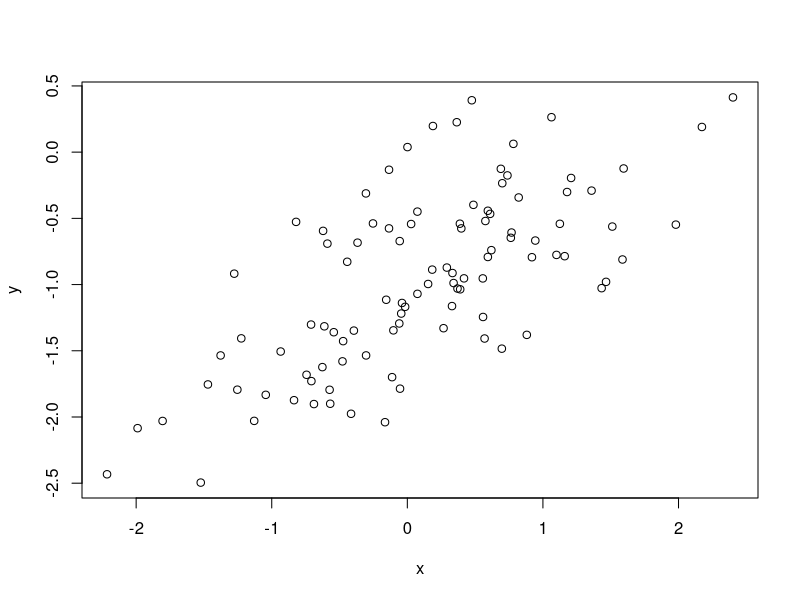
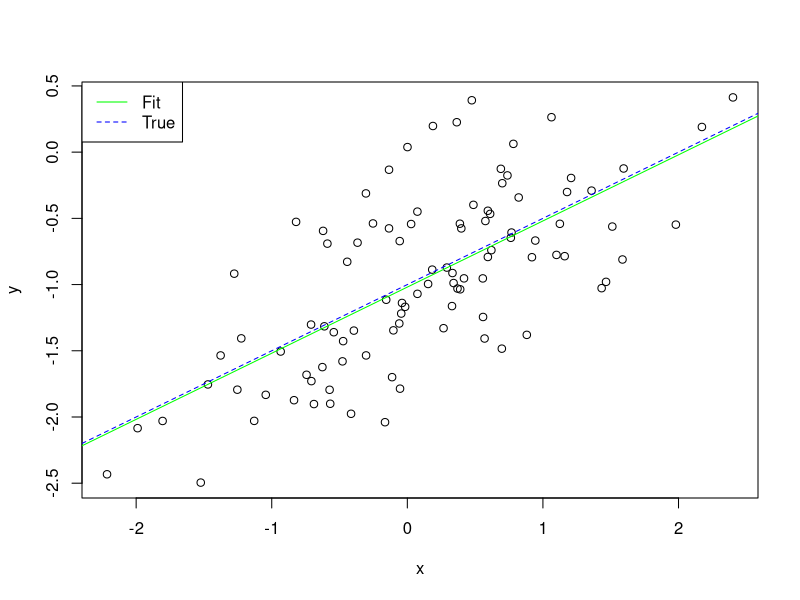
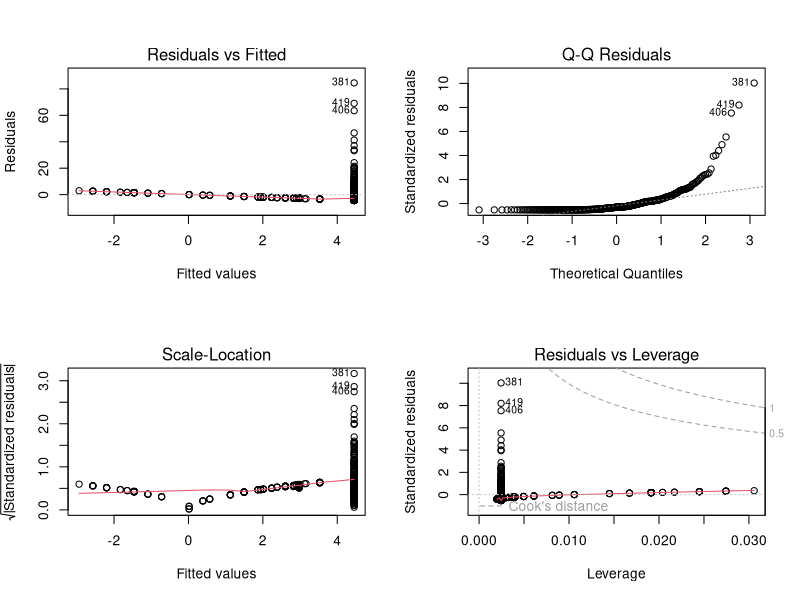
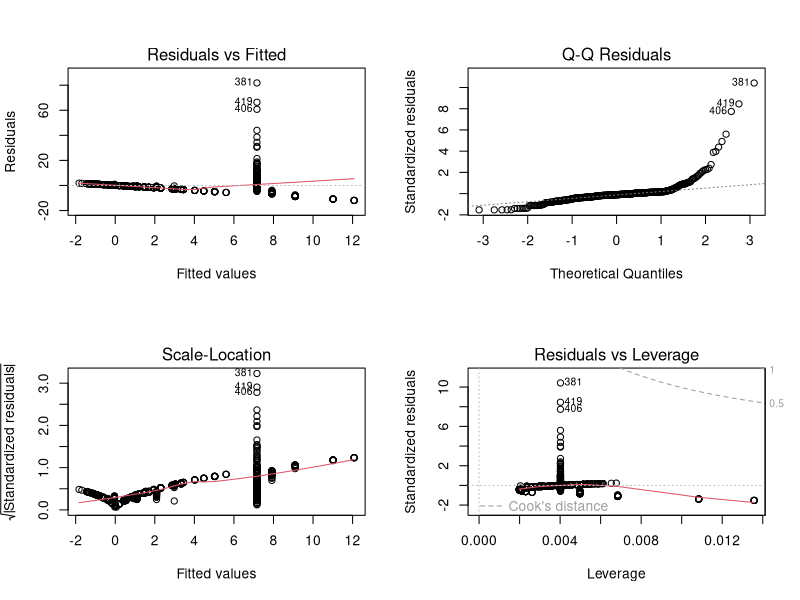
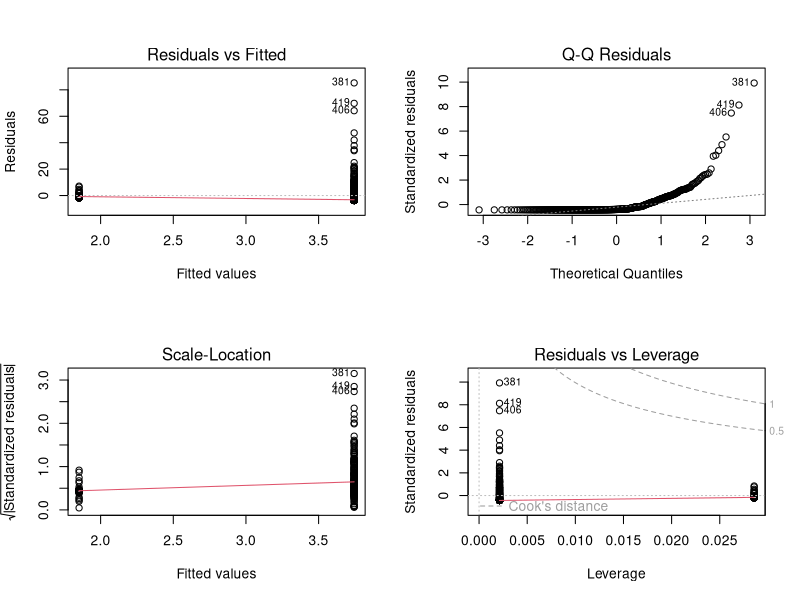
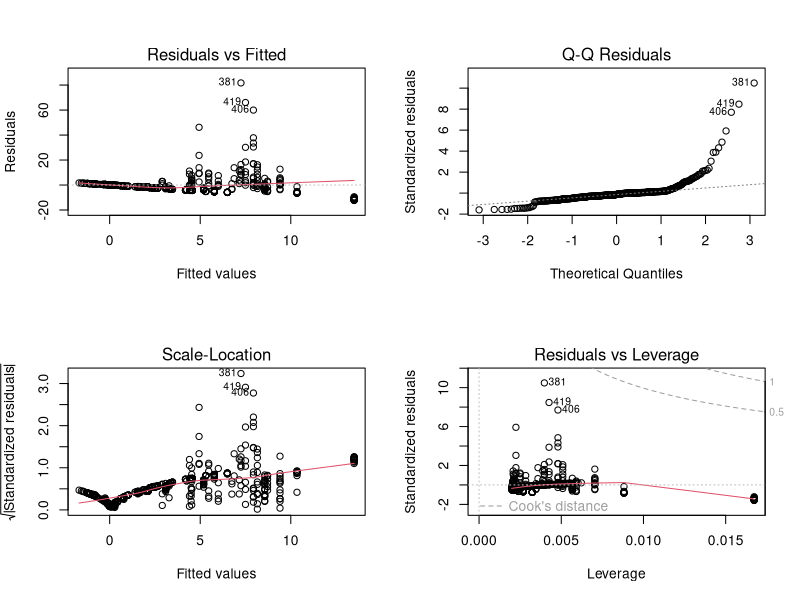
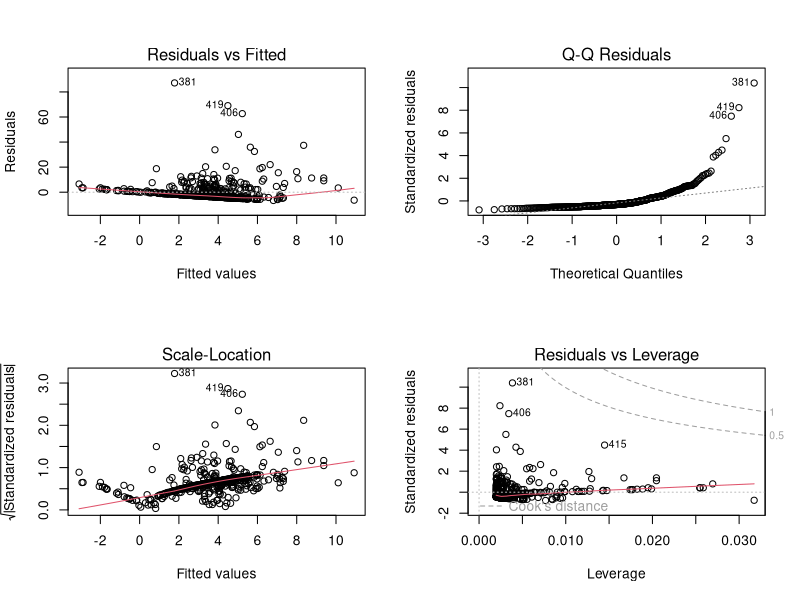
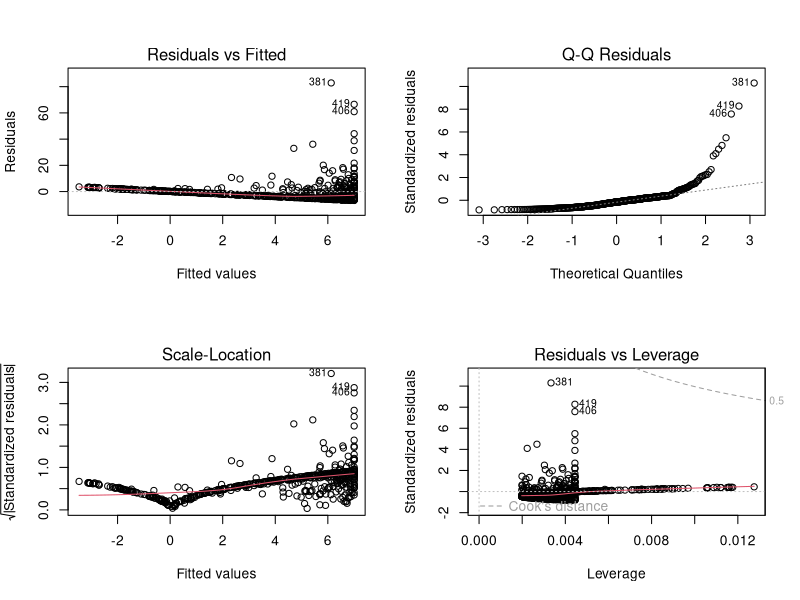

Write R code to recreate these figures, in order.
## ---- chunk 1
set.seed(1)
x=rnorm(100,mean = 0,sd=1)
x

## ---- chunk 2
eps=rnorm(100,0,sqrt(0.25))
eps
## ---- chunk 3
y =-1+0.5*x+eps
length(y)
## ---- chunk 4
plot(x,y)
## ---- chunk 5
Fit=lm(y~x)
Fit
summary(Fit)
## ---- chunk 6
plot(x,y)                                                                                         
abline(Fit,col="green",lty=1)
abline(-1,0.5,col="blue",lty=2)
legend("topleft",c("Fit","True"),
       col=c("green","blue"),lty=c(1,2))

## ---- chunk 7
library(MASS)

## ---- chunk 8
attach(Boston)
fit1 =lm(crim ~ zn)
fit1
summary(fit1)

## ---- chunk 9
par(mfrow=c(2,2))
plot(fit1)
## ---- chunk 10
fit2 =lm(crim ~ indus)
fit2
summary(fit2)
## ---- chunk 11
par(mfrow=c(2,2))
plot(fit2)
## ---- chunk 12
fit3 =lm(crim ~ chas)
fit3
summary(fit3)
## ---- chunk 13
par(mfrow=c(2,2))
plot(fit3)
## ---- chunk 14
fit4 =lm(crim ~ nox)
fit4
summary(fit4)
## ---- chunk 15
par(mfrow=c(2,2))
plot(fit4)
## ---- chunk 16
fit5 =lm(crim ~ rm)
fit5
summary(fit5)
## ---- chunk 17
par(mfrow=c(2,2))
plot(fit5)
## ---- chunk 18
fit6 =lm(crim ~ age)
fit6
summary(fit6)
## ---- chunk 19
par(mfrow=c(2,2))
plot(fit6)
## ---- chunk 20
fit7 =lm(crim ~ dis)
fit7
summary(fit7)
## ---- chunk 21
par(mfrow=c(2,2))
plot(fit7)
## ---- chunk 22
fit8 =lm(crim ~ rad)
fit8
summary(fit8)
## ---- chunk 23
par(mfrow=c(2,2))
plot(fit8)
## ---- chunk 24
fit9 =lm(crim ~ tax)
fit9
summary(fit9)
## ---- chunk 25
par(mfrow=c(2,2))
plot(fit9)
## ---- chunk 26
fit10 =lm(crim ~ ptratio)
fit10
summary(fit10)
## ---- chunk 27
par(mfrow=c(2,2))
plot(fit10)
## ---- chunk 28
fit11 =lm(crim ~ black)
fit11
summary(fit11)
## ---- chunk 29
par(mfrow=c(2,2))
plot(fit11)
## ---- chunk 30
fit12 =lm(crim ~ lstat)
fit12
summary(fit12)
## ---- chunk 31
par(mfrow=c(2,2))
plot(fit12)
## ---- chunk 32
fit13 =lm(crim ~ medv)
fit13
summary(fit13)
## ---- chunk 33
par(mfrow=c(2,2))
plot(fit13)
## ---- chunk 34
Fit=lm(crim ~ ., data = Boston)
Fit
summary(Fit)
